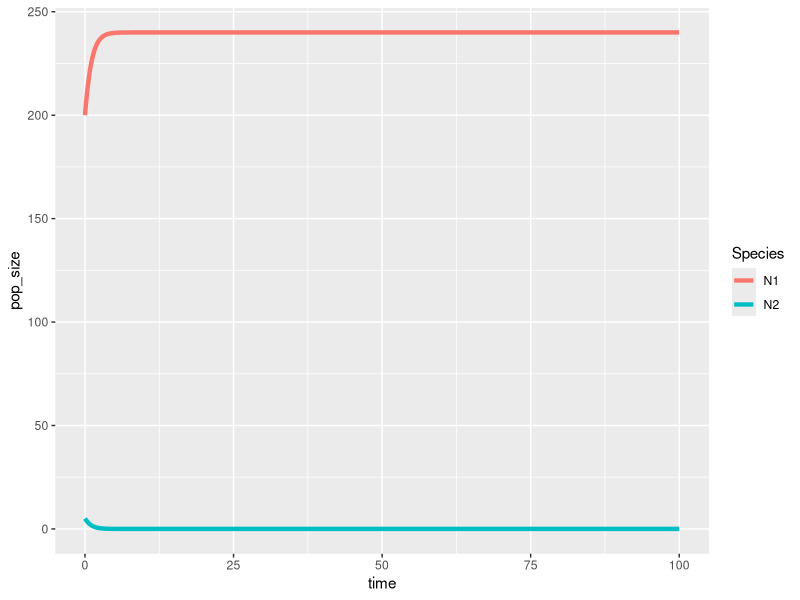
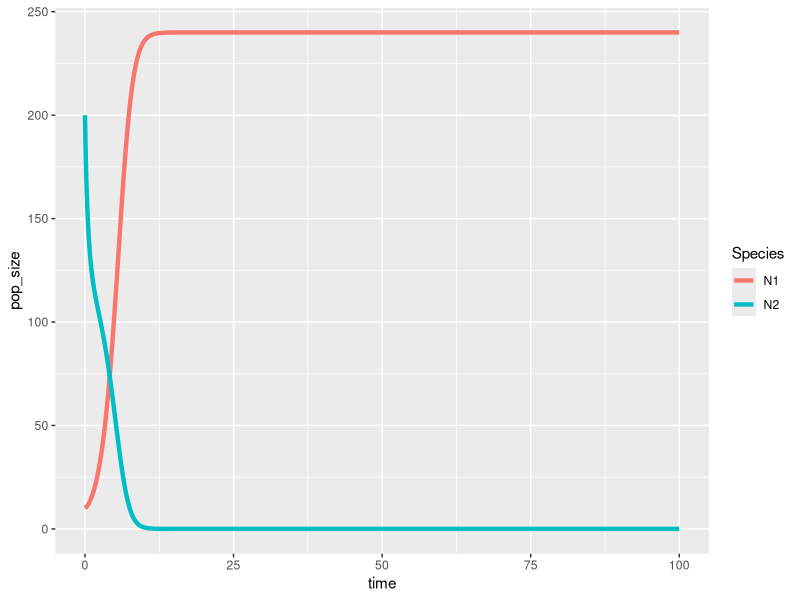
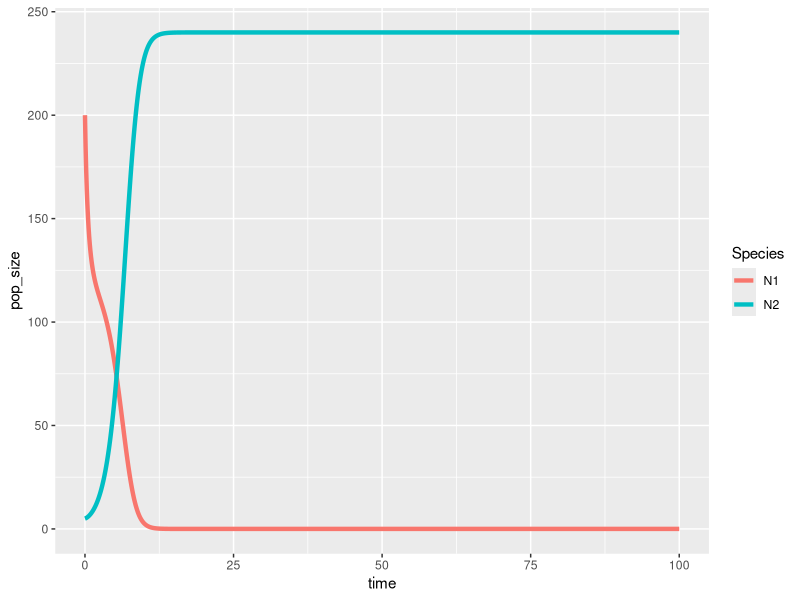
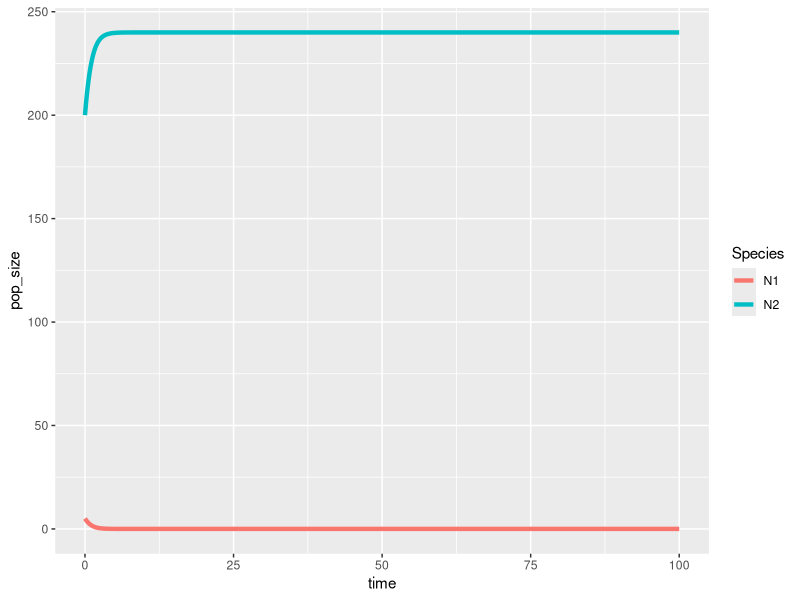
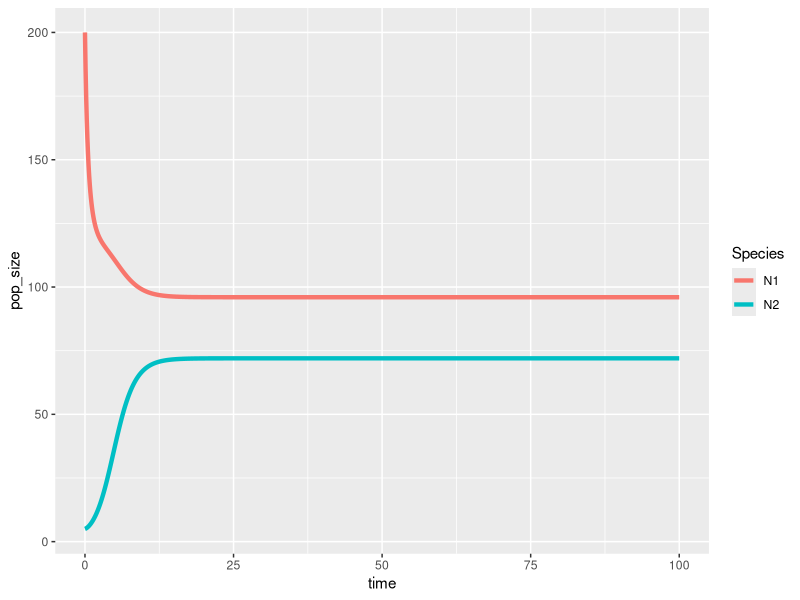
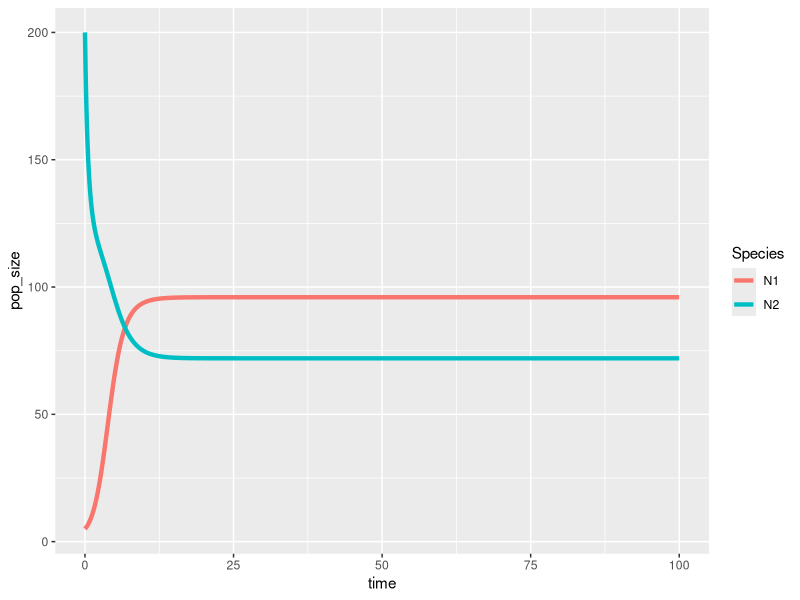
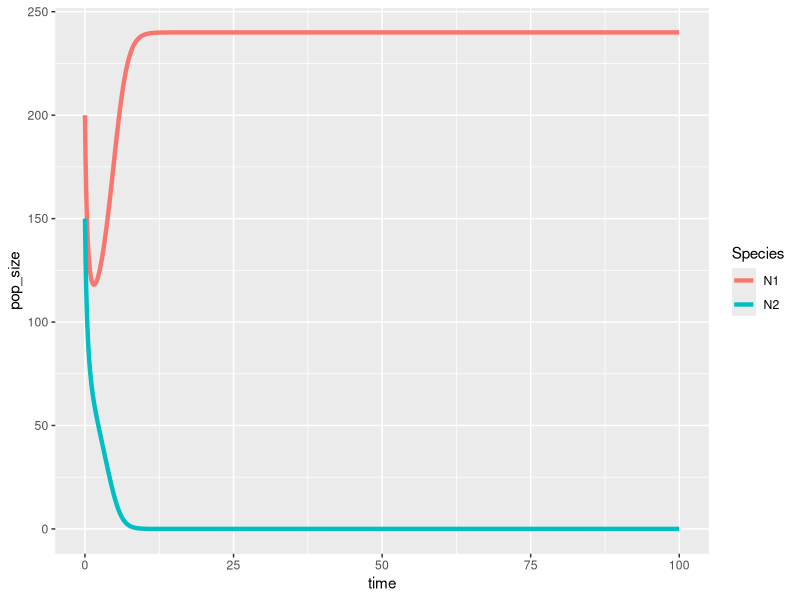
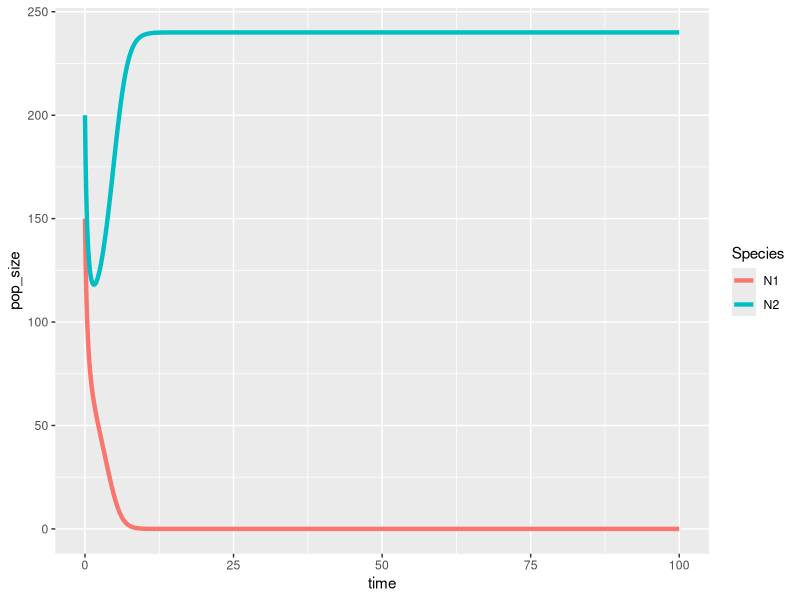

These charts were generated, in order, by the following R code:
## ---- chunk 1
library(ggplot2)
library(tidyverse)
library(deSolve)

LV_model <- function(r1 = 1.4, r2 = 1.2, a11 = 1/200, a21 = 1/400, a22 = 1/200, a12 = 1/300, N1_0 = 10, N2_0 = 10) {

  ### Model specification
  LV <- function(times, state, parms) {
    with(as.list(c(state, parms)), {
      dN1_dt = N1 * (r1 - a11*N1 - a12*N2)
      dN2_dt = N2 * (r2 - a22*N2 - a21*N1)
      return(list(c(dN1_dt, dN2_dt)))
    })
  }

  ### Model parameters
  times <- seq(0, 100, by = 0.1)
  state <- c(N1 = N1_0, N2 = N2_0)
  parms <- c(r1 = r1, r2 = r2, a11 = a11, a21 = a21, a22 = a22, a12 = a12)

  ### Model application
  pop_size <- ode(func = LV, times = times, y = state, parms = parms)

  ### Visualize the population dynamics
  pop_size %>%
    as.data.frame() %>%
    gather(key = "Species", value = "pop_size", -time) %>%
    ggplot(aes(x = time, y = pop_size, color = Species)) +
    geom_line(size = 1.5)

}

  ### Different parameter settings
  ## N1_0 = 200 and N2_0 = 5
  LV_model(r1 = 1.2, r2 = 1.2, a11 = 1/200, a21 = 1/100, a22 = 1/100, a12 = 1/200, N1_0 = 200, N2_0 = 5)  # N1 wins
  ## N1_0 = 5 and N2_0 = 200
  LV_model(r1 = 1.2, r2 = 1.2, a11 = 1/200, a21 = 1/100, a22 = 1/100, a12 = 1/200, N1_0 = 10, N2_0 = 200)  # N1 wins
  
  ## N1_0 = 200 and N2_0 = 5
  LV_model(r1 = 1.2, r2 = 1.2, a11 = 1/100, a21 = 1/200, a22 = 1/200, a12 = 1/100, N1_0 = 200, N2_0 = 5)  # N2 wins
  ## N1_0 = 5 and N2_0 = 200
  LV_model(r1 = 1.2, r2 = 1.2, a11 = 1/100, a21 = 1/200, a22 = 1/200, a12 = 1/100, N1_0 = 5, N2_0 = 200)  # N2 wins
  
  ## N1_0 = 200 and N2_0 = 5
  LV_model(r1 = 1.2, r2 = 1.2, a11 = 1/100, a21 = 1/200, a22 = 1/100, a12 = 1/300, N1_0 = 200, N2_0 = 5)  # stable coexistence
  ## N1_0 = 5 and N2_0 = 200
  LV_model(r1 = 1.2, r2 = 1.2, a11 = 1/100, a21 = 1/200, a22 = 1/100, a12 = 1/300, N1_0 = 5, N2_0 = 200)  # stable coexistence
  
  ## N1_0 = 200 and N2_0 = 150
  LV_model(r1 = 1.2, r2 = 1.2, a11 = 1/200, a21 = 1/100, a22 = 1/200, a12 = 1/100, N1_0 = 200, N2_0 = 150)  # priority effect (N1 wins)
  ## N1_0 = 150 and N2_0 = 200
  LV_model(r1 = 1.2, r2 = 1.2, a11 = 1/200, a21 = 1/100, a22 = 1/200, a12 = 1/100, N1_0 = 150, N2_0 = 200)  # priority effect (N2 wins)



## ---- chunk 2
#### phase diagram
phase_plane <- function(r1, r2, a11, a21, a22, a12, title, t){
    ### Vectors
  LV <- function(times, state, parms) {
    with(as.list(c(state, parms)), {
      dN1_dt = N1 * (r1 - a11*N1 - a12*N2)
      dN2_dt = N2 * (r2 - a22*N2 - a21*N1)
      return(list(c(dN1_dt, dN2_dt)))
    })
  }

  times <- c(0, t)
  parms <- c(r1 = r1, r2 = r2, a11 = a11, a21 = a21, a22 = a22, a12 = a12)

  x_inter<- max(c(r1/a11, r2/a21))
  y_inter <- max(c(r2/a22, r1/a12))

  # create position of arrows
  vector_grid <- expand.grid(seq(5, x_inter, length.out = 10),
                             seq(5, y_inter, length.out = 10))

  vector_data <- vector_grid %>%
    pmap(., function(Var1, Var2){
      state <- c(N1 = Var1, N2 = Var2)
      pop_size <- ode(func = LV, times = times, y = state, parms = parms)
      pop_size[2, 2:3]
    }) %>%
    bind_rows() %>%
    rename(xend = N1, yend = N2) %>%
    bind_cols(vector_grid) %>%
    rename(x = Var1, y = Var2)

    ### Phase plane
    ggplot() +
      geom_abline(slope = -a11/a12, intercept = r1/a12, color = "#E41A1C", size = 1.5) +
      geom_abline(slope = -a21/a22, intercept = r2/a22, color = "#377EB8", size = 1.5) +
      geom_segment(data = vector_data,
                   aes(x = x, y = y, xend = xend, yend = yend),
                   arrow = arrow(length = unit(0.1, "cm"))) +
      theme_bw(base_size = 13) +
      theme(panel.grid = element_blank(),
            plot.title = element_text(hjust = 0.5)) +
      labs(title = title)
  }

  phase_plane(r1 = 1.2, r2 = 1.2, a11 = 1/100, a21 = 1/200, a22 = 1/100, a12 = 1/300, t = 0.3, title = "Stable coexistence")

  phase_plane(r1 = 1.2, r2 = 1.2, a11 = 1/200, a21 = 1/100, a22 = 1/200, a12 = 1/100, t = 0.3, title = "Unstable coexistence (saddle)")
